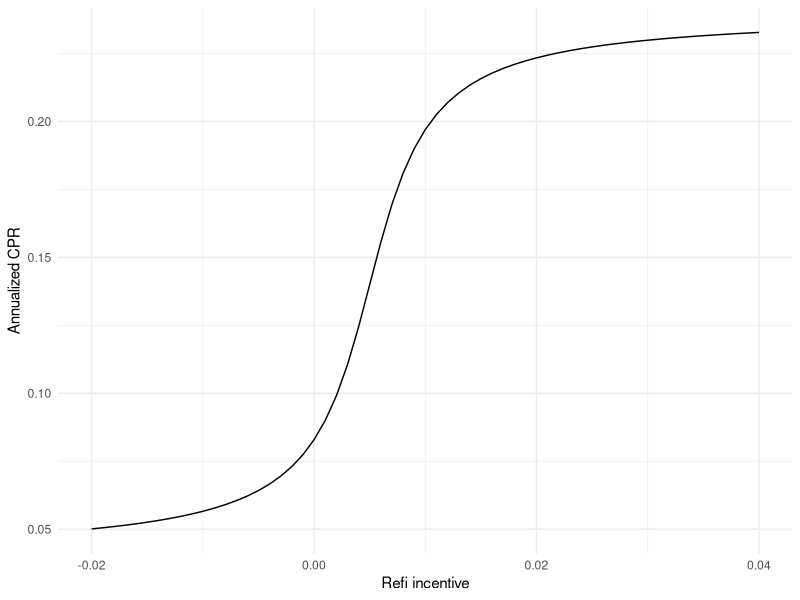

R code for this plot:
# ============================================================================
# The Theory of Prepayment Behavior
# Code extracted from chapters/08-prepayment-theory.qmd
# Generated by assets/extract_code.R -- edit the chapter, then regenerate.
# ============================================================================

## ---- 01: §8.16.1 Refinance Incentive Specifications  (qmd line 265) ------------------

# Three forms of incentive
spread_incentive <- function(c, r_ref) c - r_ref
ratio_incentive  <- function(c, r_ref) log(c / r_ref)
pv_incentive     <- function(c, r_ref, B, tau, dt = 1/12) {
  pmt_old <- B * (c * dt) / (1 - (1 + c * dt)^(-tau))
  pmt_new <- B * (r_ref * dt) / (1 - (1 + r_ref * dt)^(-tau))
  v_old <- sum(pmt_old / (1 + c * dt)^seq_len(tau))
  v_new <- sum(pmt_new / (1 + r_ref * dt)^seq_len(tau))
  (v_old - v_new) / B
}


## ---- 02: §8.16.2 Arctan S-Curve  (qmd line 280) --------------------------------------

# Standard arctan refinance incentive curve
arctan_scurve <- function(I, a = 0.04, b = 0.20, c = 250, I0 = 0.005) {
  a + b * (atan(c * (I - I0)) / pi + 0.5)
}

library(ggplot2)
I_grid <- seq(-0.02, 0.04, by = 0.001)
ggplot(data.frame(incentive = I_grid, cpr = arctan_scurve(I_grid)),
       aes(incentive, cpr)) +
  geom_line() +
  labs(x = "Refi incentive", y = "Annualized CPR") +
  theme_minimal()


## ---- 03: §8.16.3 Logistic Alternative  (qmd line 297) --------------------------------

logistic_scurve <- function(I, a = 0.04, b = 0.20, c = 200, I0 = 0.005) {
  a + (b - a) / (1 + exp(-c * (I - I0)))
}


## ---- 04: §8.16.4 Heterogeneity-Based Prepay (Stanton-Style)  (qmd line 305) ----------

# Population of borrowers with different transaction costs
n_borrowers <- 1000
costs <- rgamma(n_borrowers, shape = 2, scale = 0.005)
# Critical PV gain for each borrower
pv_gain <- 0.012   # 120 bp NPV gain from refinancing
prepay_fraction <- mean(costs < pv_gain)
prepay_fraction


## ---- 05: §8.16.5 Burnout Adjustment  (qmd line 317) ----------------------------------

# Multiplicative burnout factor
burnout_factor <- function(cumulative_incentive,
                            decay_rate = 50) {
  exp(-decay_rate * cumulative_incentive)
}

# Effective CPR
effective_cpr <- function(I, cum_I) {
  arctan_scurve(I) * burnout_factor(cum_I)
}


## ---- 06: §8.16.6 Penalty-Adjusted Incentive  (qmd line 332) --------------------------

library(dplyr)   # for case_when()

# Adjust refi NPV for prepay penalty in years 1-3
penalty_schedule <- function(months_seasoned) {
  case_when(
    months_seasoned <= 12 ~ 0.05,
    months_seasoned <= 24 ~ 0.03,
    months_seasoned <= 36 ~ 0.01,
    TRUE                  ~ 0.00
  )
}

incentive_with_penalty <- function(c, r_ref, age) {
  spread_incentive(c, r_ref) - penalty_schedule(age)
}
